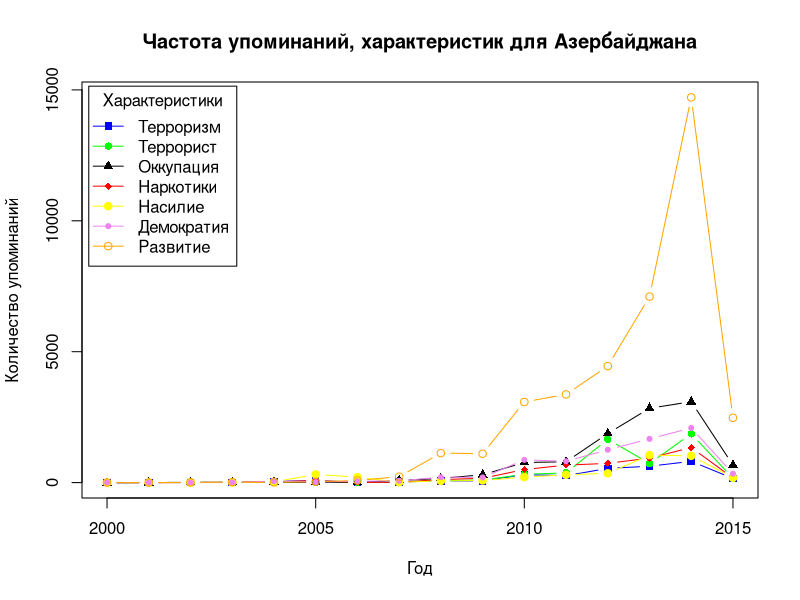
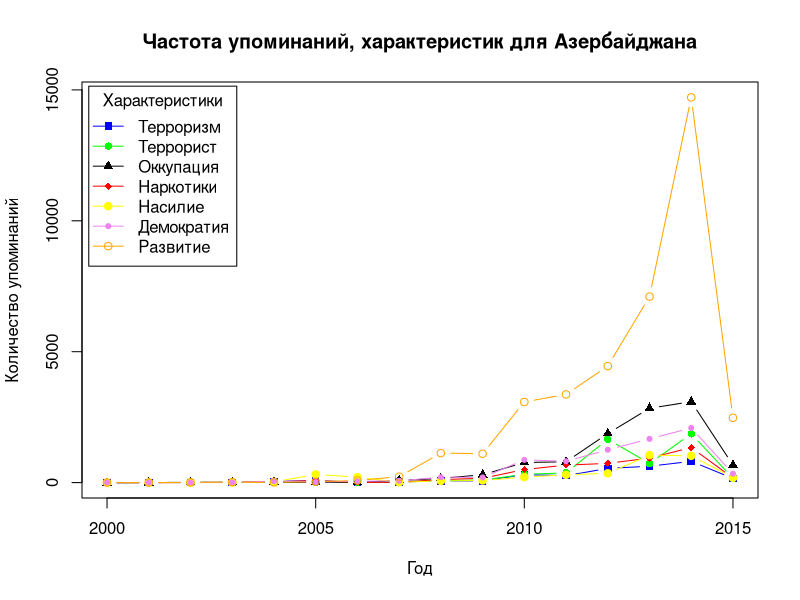

Generate these figures, in order, with R:
setwd("/home/user/Документы/ECM-312")
mytable<-read.table("Azerbaijan.csv",header=TRUE,sep=",")
mytable
ymax<-max(mytable[][2:8])
ymax
names(mytable)
attach(mytable)
chars=c("Терроризм","Террорист","Оккупация","Наркотики","Насилие","Демократия","Развитие")
plot(Year,terrorism,xlab="Год",ylab="Количество упоминаний",main="Частота упоминаний, характеристик для Азербайджана",pch=15,col="blue",type="b",xlim=c(2000,2015),ylim=c(0,ymax))
lines(Year,terrorist,pch=16,col="green",type="b", xlim=c(2000,2014),ylim=c(0,ymax))
lines(Year,occupation,pch=17,col="black",type="b", xlim=c(2000,2014),ylim=c(0,ymax))
lines(Year,narcotic,pch=18,col="red",type="b", xlim=c(2000,2014),ylim=c(0,ymax))
lines(Year,violation,pch=19,col="yellow",type="b", xlim=c(2000,2014),ylim=c(0,ymax))
lines(Year,democracy,pch=20,col="violet",type="b", xlim=c(2000,2014),ylim=c(0,ymax))
lines(Year,development,pch=21,col="orange",type="b", xlim=c(2000,2014),ylim=c(0,ymax))
legend ("toplef",inset=.01,title="Характеристики",chars,lty=c(1,1),pch=c(15,16,17,18,19,20,21),col=c("blue","green","black","red","yellow","violet","orange"))

#png(filename="Azerbaijan.png",units="px",width=1200,res=96,pointsize=12,family="serif")
cairo_pdf(filename="Azerbaijan.pdf",width=7,height=4,onefile=TRUE,pointsize=12,family="serif")
plot(Year,terrorism,xlab="Год",ylab="Количество упоминаний",main="Частота упоминаний, характеристик для Азербайджана",pch=15,col="blue",type="b",xlim=c(2000,2015),ylim=c(0,ymax))
lines(Year,terrorist,pch=16,col="green",type="b", xlim=c(2000,2014),ylim=c(0,ymax))
lines(Year,occupation,pch=17,col="black",type="b", xlim=c(2000,2014),ylim=c(0,ymax))
lines(Year,narcotic,pch=18,col="red",type="b", xlim=c(2000,2014),ylim=c(0,ymax))
lines(Year,violation,pch=19,col="yellow",type="b", xlim=c(2000,2014),ylim=c(0,ymax))
lines(Year,democracy,pch=20,col="violet",type="b", xlim=c(2000,2014),ylim=c(0,ymax))
lines(Year,development,pch=21,col="orange",type="b", xlim=c(2000,2014),ylim=c(0,ymax))
legend ("toplef",inset=.01,title="Характеристики",chars,lty=c(1,1),pch=c(15,16,17,18,19,20,21),col=c("blue","green","black","red","yellow","violet","orange"))
dev.off()